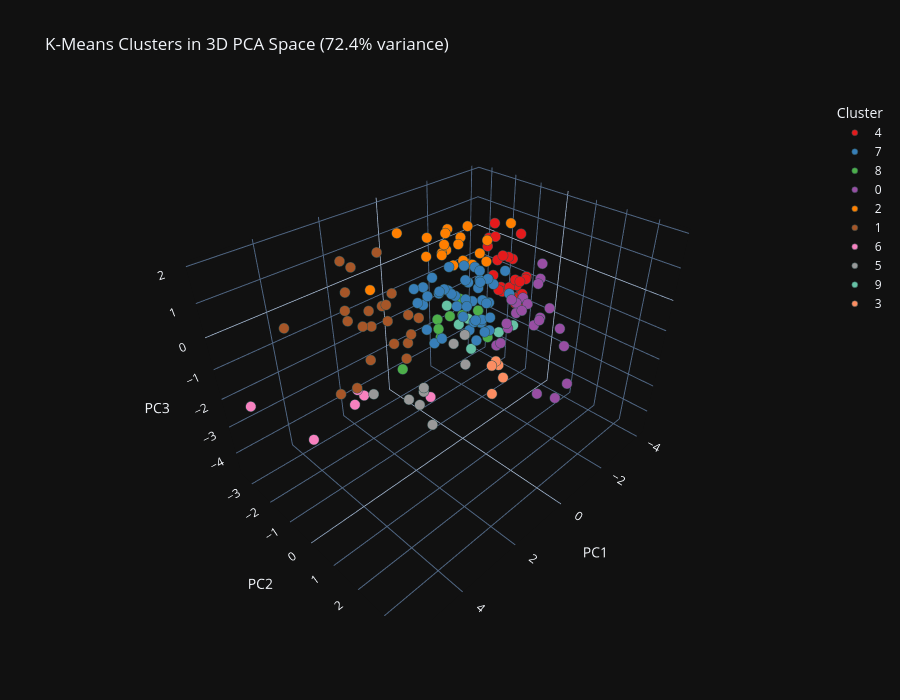

Notebook cell for this chart:
### Markdown cell above
### 5.3 Interactive 3D Visualization

### Code cell
# Create 3D interactive plot
print("CREATING 3D INTERACTIVE VISUALIZATION")
print("=" * 80)

pca_3d = PCA(n_components=3)
X_pca_3d = pca_3d.fit_transform(X_scaled)

df_plot_3d = pd.DataFrame({
    'PC1': X_pca_3d[:, 0],
    'PC2': X_pca_3d[:, 1],
    'PC3': X_pca_3d[:, 2],
    'Cluster': df_clean['cluster_kmeans'].astype(str),
    'Country': df_clean['country_name'],
    'PM25': df_clean['pm25_air_pollution'].round(2),
    'Energy': df_clean['energy_use_per_capita'].round(2),
    'GDP': df_clean['gdp_per_capita'].round(0),
    'Life_Expectancy': df_clean['life_expectancy'].round(1)
})

# Extended colors for up to 10 clusters
colors = ['#e41a1c', '#377eb8', '#4daf4a', '#984ea3', '#ff7f00',
          '#a65628', '#f781bf', '#999999', '#66c2a5', '#fc8d62']

fig = px.scatter_3d(df_plot_3d, x='PC1', y='PC2', z='PC3',
                    color='Cluster', hover_name='Country',
                    hover_data={
                        'PC1': ':.2f',
                        'PC2': ':.2f',
                        'PC3': ':.2f',
                        'PM25': True,
                        'Energy': True,
                        'GDP': True,
                        'Life_Expectancy': True,
                        'Cluster': True
                    },
                    title=f'K-Means Clusters in 3D PCA Space ({pca_3d.explained_variance_ratio_.sum()*100:.1f}% variance)',
                    labels={'Cluster': 'Cluster ID'},
                    color_discrete_sequence=colors)

fig.update_traces(marker=dict(size=6, line=dict(width=0.5, color='DarkSlateGrey')))
fig.update_layout(
    font=dict(size=12),
    height=700,
    legend=dict(title=dict(text='Cluster'))
)

fig.write_html('../data/processed/clusters_3d.html')
print("Saved: clusters_3d.html")
fig.show()

print(f"\nVariance explained by 3 PCs:")
print(f"  PC1: {pca_3d.explained_variance_ratio_[0]*100:.1f}%")
print(f"  PC2: {pca_3d.explained_variance_ratio_[1]*100:.1f}%")
print(f"  PC3: {pca_3d.explained_variance_ratio_[2]*100:.1f}%")
print(f"  Total: {pca_3d.explained_variance_ratio_.sum()*100:.1f}%")
print("\n3D visualization created")

### Figure 1 — Plotly figure (JSON) as saved in the notebook; plotly's stock layout.template omitted (floating-point values rounded to 4 significant figures; data arrays with more than 128 entries replaced by an {"elided": "..."} marker saying what was removed)
{"data": [{"customdata": {"elided": "34x5 mixed values"}, "hovertemplate": "<b>%{hovertext}</b><br><br>Cluster ID=%{customdata[4]}<br>PC1=%{x:.2f}<br>PC2=%{y:.2f}<br>PC3=%{z:.2f}<br>PM25=%{customdata[0]}<br>Energy=%{customdata[1]}<br>GDP=%{customdata[2]}<br>Life_Expectancy=%{customdata[3]}<extra></extra>", "hovertext": ["Africa Eastern and Southern", "Africa Western and Central", "Bangladesh", "Benin", "Burkina Faso", "Chad", "Cote d'Ivoire", "Eswatini", "Ethiopia", "Fragile and conflict affected situations", "Ghana", "Heavily indebted poor countries (HIPC)", "IDA blend", "IDA only", "IDA total", "India", "Kenya", "Least developed countries: UN classification", "Low income", "Niger", "Nigeria", "Pakistan", "Pre-demographic dividend", "Rwanda", "Senegal", "South Asia", "South Asia (IDA & IBRD)", "Sub-Saharan Africa", "Sub-Saharan Africa (IDA & IBRD countries)", "Sub-Saharan Africa (excluding high income)", "Sudan", "Tajikistan", "Togo", "Uganda"], "legendgroup": "4", "marker": {"color": "#e41a1c", "symbol": "circle", "line": {"color": "DarkSlateGrey", "width": 0.5}, "size": 6}, "mode": "markers", "name": "4", "scene": "scene", "showlegend": true, "x": [-1.881, -2.658, -2.228, -2.288, -3.195, -3.497, -2.821, -2.329, -2.008, -2.033, -2.062, -2.168, -2.252, -2.07, -2.212, -2.252, -2.2, -2.104, -2.244, -4.044, -3.128, -2.244, -2.31, -2.535, -2.097, -2.211, -2.211, -2.253, -2.253, -2.253, -2.545, -1.936, -2.825, -2.427], "y": [0.3686, -0.2923, -1.212, 0.08819, -0.433, -0.6404, -1.695, -0.06231, 0.09256, 0.1318, -0.15, 0.2634, 0.1396, 0.1536, 0.1343, -0.6345, -0.5777, 0.2217, -0.02745, -1.301, -0.9504, -0.9558, 0.09887, -1.233, 0.1133, -0.5318, -0.5318, 0.1098, 0.1098, 0.09793, -1.072, -0.4564, -0.8657, -1.093], "z": [0.2059, -0.9756, 0.6683, -0.6409, -0.5078, -0.6146, 0.5953, 1.393, 0.1101, -0.6683, -0.2519, -0.358, -0.4595, -0.4746, -0.8592, -0.5031, 0.585, -0.4486, -0.2069, -1.989, 0.02648, -0.2139, -0.5788, 1.3, -0.7159, -0.5999, -0.5999, -0.5212, -0.5212, -0.5077, 0.149, -0.4082, 0.226, 0.9502], "type": "scatter3d"}, {"customdata": {"elided": "47x5 mixed values"}, "hovertemplate": "<b>%{hovertext}</b><br><br>Cluster ID=%{customdata[4]}<br>PC1=%{x:.2f}<br>PC2=%{y:.2f}<br>PC3=%{z:.2f}<br>PM25=%{customdata[0]}<br>Energy=%{customdata[1]}<br>GDP=%{customdata[2]}<br>Life_Expectancy=%{customdata[3]}<extra></extra>", "hovertext": ["Albania", "Argentina", "Belarus", "Bosnia and Herzegovina", "Botswana", "Brazil", "Bulgaria", "Central Europe and the Baltics", "Chile", "Colombia", "Costa Rica", "Croatia", "Cuba", "Cyprus", "Czechia", "Dominican Republic", "Europe & Central Asia", "Europe & Central Asia (IDA & IBRD countries)", "Georgia", "Greece", "Guatemala", "Hungary", "Italy", "Latin America & Caribbean", "Latin America & Caribbean (excluding high income)", "Latin America & the Caribbean (IDA & IBRD countries)", "Latvia", "Lithuania", "Malaysia", "Mauritius", "Mexico", "Nicaragua", "North Macedonia", "Panama", "Paraguay", "Philippines", "Poland", "Portugal", "Romania", "Serbia", "Slovak Republic", "Spain", "Sri Lanka", "Thailand", "Turkiye", "Venezuela, RB", "Viet Nam"], "legendgroup": "7", "marker": {"color": "#377eb8", "symbol": "circle", "line": {"color": "DarkSlateGrey", "width": 0.5}, "size": 6}, "mode": "markers", "name": "7", "scene": "scene", "showlegend": true, "x": [0.08743, 0.8419, 0.6187, -0.1701, -0.471, 1.071, 0.5252, 0.5862, 1.387, 0.5327, 1.174, 0.6813, 0.2532, 1.53, 1.402, 0.001697, 1.351, 0.573, 0.01108, 1.279, -0.6762, 0.6392, 1.568, 0.5553, 0.5085, 0.5481, 1.044, 0.9089, 1.14, -0.3831, 0.152, -0.5291, -0.2233, 0.7922, 0.03832, -0.7809, 0.4881, 1.19, -0.1083, 0.1143, 0.7311, 1.718, -1.051, -0.09364, 0.72, 0.7519, -0.5983], "y": [0.1884, -0.7541, 0.6541, 0.4782, 0.09107, 1.691, 0.1394, 0.06093, 0.2313, 1.245, 1.474, 0.5855, -0.3624, 0.1054, -0.1562, 0.5352, 0.4795, 0.7197, 0.8763, -0.115, 0.4085, -0.6117, -0.1753, 1.083, 1.09, 1.094, 1.305, 0.1186, 1.49, -0.0183, 0.1452, 0.3357, 0.2687, 1.607, 0.5401, 0.1315, -0.1654, 0.2356, -0.1581, 0.1298, 0.4036, -0.1307, 0.4858, 0.1821, -0.276, 1.565, 1.041], "z": [0.8561, 0.6371, 0.5373, 0.3294, 0.6802, 0.4335, 0.6042, 0.6553, -0.4363, 0.8408, 0.7197, 0.226, 1.168, -0.008254, 0.5714, 0.9619, -0.1894, -0.1736, 0.494, 0.7913, 0.5974, 0.9025, 0.6873, 0.2086, 0.2785, 0.2123, 0.5377, 0.942, 0.1245, 1.061, 0.9298, 0.782, 0.6013, 0.6894, 1.307, 0.6079, 0.6339, 1.032, 1.15, 0.3296, 0.4842, 1.168, 0.8905, 0.2122, 0.5906, 0.2802, 0.5823], "type": "scatter3d"}, {"customdata": [[25.55, 1374.0, 3744.0, 73.3, "8"], [39.71, 1677.0, 5739.0, 70.7, "8"], [54.86, 805.3, 3511.0, 69.8, "8"], [32.29, 3253.0, 3202.0, 74.1, "8"], [38.18, 1143.0, 4295.0, 69.7, "8"], [28.77, 754.9, 4022.0, 75.6, "8"], [32.97, 1687.0, 6650.0, 72.4, "8"], [39.72, 1560.0, 4743.0, 69.9, "8"], [39.27, 1021.0, 2403.0, 69.0, "8"], [39.18, 1021.0, 2408.0, 69.1, "8"], [39.58, 5696.0, 16780.0, 77.8, "8"]], "hovertemplate": "<b>%{hovertext}</b><br><br>Cluster ID=%{customdata[4]}<br>PC1=%{x:.2f}<br>PC2=%{y:.2f}<br>PC3=%{z:.2f}<br>PM25=%{customdata[0]}<br>Energy=%{customdata[1]}<br>GDP=%{customdata[2]}<br>Life_Expectancy=%{customdata[3]}<extra></extra>", "hovertext": ["Algeria", "Arab World", "Egypt, Arab Rep.", "Iran, Islamic Rep.", "Iraq", "Jordan", "Libya", "Middle East, North Africa, Afghanistan & Pakistan", "Middle East, North Africa, Afghanistan & Pakistan (IDA & IBRD)", "Middle East, North Africa, Afghanistan & Pakistan (excluding high income)", "Oman"], "legendgroup": "8", "marker": {"color": "#4daf4a", "symbol": "circle", "line": {"color": "DarkSlateGrey", "width": 0.5}, "size": 6}, "mode": "markers", "name": "8", "scene": "scene", "showlegend": true, "x": [0.07735, -0.9576, -1.502, 0.2282, -0.6136, 0.571, 0.4074, -1.139, -1.298, -1.288, 1.397], "y": [-0.5049, -1.137, -0.438, -0.8584, -0.6743, -0.4596, -0.5467, -1.003, -0.6741, -0.6749, -1.116], "z": [-0.4837, -0.5862, -1.891, -0.6824, -0.8151, -0.6704, -1.07, -0.8323, -0.9478, -0.9459, -1.971], "type": "scatter3d"}, {"customdata": [[25.15, 397.6, 1759.0, 63.1, "0"], [22.88, 657.8, 3581.0, 62.9, "0"], [24.14, 516.1, 2082.0, 70.1, "0"], [39.81, 386.9, 1556.0, 61.7, "0"], [26.65, 372.1, 486.0, 60.4, "0"], [28.57, 586.7, 1994.0, 64.4, "0"], [16.66, 785.4, 5464.0, 72.0, "0"], [35.38, 1121.0, 5764.0, 62.1, "0"], [29.95, 2140.0, 6606.0, 67.1, "0"], [20.31, 544.6, 2308.0, 70.9, "0"], [17.88, 848.4, 3854.0, 68.8, "0"], [17.41, 795.4, 5299.0, 71.5, "0"], [22.32, 701.7, 2584.0, 68.3, "0"], [17.98, 1626.0, 7539.0, 75.9, "0"], [20.08, 342.9, 462.0, 61.4, "0"], [32.32, 420.4, 1490.0, 66.6, "0"], [45.72, 524.6, 1154.0, 69.1, "0"], [27.04, 666.7, 6133.0, 73.8, "0"], [27.31, 1688.0, 4755.0, 72.3, "0"], [25.08, 405.7, 1117.0, 66.8, "0"], [24.31, 759.0, 952.0, 63.4, "0"], [19.49, 373.6, 2060.0, 61.5, "0"]], "hovertemplate": "<b>%{hovertext}</b><br><br>Cluster ID=%{customdata[4]}<br>PC1=%{x:.2f}<br>PC2=%{y:.2f}<br>PC3=%{z:.2f}<br>PM25=%{customdata[0]}<br>Energy=%{customdata[1]}<br>GDP=%{customdata[2]}<br>Life_Expectancy=%{customdata[3]}<extra></extra>", "hovertext": ["Angola", "Bolivia", "Cambodia", "Cameroon", "Congo, Dem. Rep.", "Congo, Rep.", "Ecuador", "Equatorial Guinea", "Gabon", "Honduras", "Indonesia", "Jamaica", "Lao PDR", "Montenegro", "Mozambique", "Myanmar", "Nepal", "Peru", "Suriname", "Tanzania", "Zambia", "Zimbabwe"], "legendgroup": "0", "marker": {"color": "#984ea3", "symbol": "circle", "line": {"color": "DarkSlateGrey", "width": 0.5}, "size": 6}, "mode": "markers", "name": "0", "scene": "scene", "showlegend": true, "x": [-0.8728, -0.7096, -0.9937, -1.494, -1.412, -0.783, 0.1533, -0.2949, 0.7886, -0.3475, -0.3982, -0.2143, -0.6448, 0.7307, -1.917, -1.516, -0.9137, 0.5687, 0.6483, -1.515, -1.238, -1.655], "y": [1.461, 1.212, 1.203, 1.274, 2.202, 1.951, 1.619, 3.345, 3.213, 1.69, 1.469, 1.436, 2.893, 1.934, 1.066, 1.451, 0.8103, 1.667, 3.649, 1.28, 1.922, 1.237], "z": [0.3298, 0.3248, 0.3627, -0.6968, -0.3544, 0.0754, 0.2409, -0.998, -0.793, 0.4433, 0.2546, 0.7154, -0.2272, 0.06266, 1.003, -0.3781, -0.7384, -0.2111, -0.7587, 0.6202, 0.2385, 0.7056], "type": "scatter3d"}, {"customdata": [[30.58, 1233.0, 4269.0, 73.4, "2"], [21.73, 1537.0, 4230.0, 70.3, "2"], [20.03, 669.9, 3997.0, 70.2, "2"], [22.07, 1840.0, 5776.0, 73.6, "2"], [21.35, 398.4, 1290.0, 63.8, "2"], [20.03, 3388.0, 8782.0, 71.2, "2"], [24.38, 562.3, 1230.0, 71.8, "2"], [19.23, 1249.0, 5561.0, 76.3, "2"], [12.75, 301.8, 451.0, 62.7, "2"], [14.76, 1461.0, 4376.0, 69.9, "2"], [29.65, 1772.0, 4001.0, 71.3, "2"], [21.32, 575.7, 3268.0, 73.1, "2"], [19.99, 678.3, 3879.0, 64.1, "2"], [53.15, 7171.0, 24340.0, 77.6, "2"], [23.75, 2037.0, 5581.0, 65.2, "2"], [24.71, 509.6, 572.0, 71.9, "2"], [24.18, 896.5, 3549.0, 75.0, "2"], [19.6, 3396.0, 5973.0, 68.8, "2"], [14.9, 1933.0, 3710.0, 73.3, "2"], [10.57, 1532.0, 15760.0, 78.4, "2"], [31.96, 1351.0, 1978.0, 71.5, "2"]], "hovertemplate": "<b>%{hovertext}</b><br><br>Cluster ID=%{customdata[4]}<br>PC1=%{x:.2f}<br>PC2=%{y:.2f}<br>PC3=%{z:.2f}<br>PM25=%{customdata[0]}<br>Energy=%{customdata[1]}<br>GDP=%{customdata[2]}<br>Life_Expectancy=%{customdata[3]}<extra></extra>", "hovertext": ["Armenia", "Azerbaijan", "El Salvador", "Europe & Central Asia (excluding high income)", "Haiti", "Kazakhstan", "Kyrgyz Republic", "Lebanon", "Madagascar", "Moldova", "Mongolia", "Morocco", "Namibia", "Saudi Arabia", "South Africa", "Syrian Arab Republic", "Tunisia", "Turkmenistan", "Ukraine", "Uruguay", "Uzbekistan"], "legendgroup": "2", "marker": {"color": "#ff7f00", "symbol": "circle", "line": {"color": "DarkSlateGrey", "width": 0.5}, "size": 6}, "mode": "markers", "name": "2", "scene": "scene", "showlegend": true, "x": [-0.6674, -0.7475, -0.4355, -0.3839, -1.67, -0.5266, -1.475, 0.3336, -2.096, -1.231, -0.8042, -0.7586, -1.414, 0.6548, -1.181, -0.8973, -0.4671, -1.058, -0.2224, 0.9074, -1.205], "y": [-1.114, -0.8082, -0.1638, -1.29, -0.7439, -2.044, -0.8404, -1.155, -0.2638, -1.112, -1.535, -1.01, -0.5238, -3.357, -1.338, -1.666, -1.374, -1.744, -1.027, -1.649, -1.14], "z": [0.6214, 0.8501, 1.064, 0.975, 1.188, 1.215, 0.8162, 1.222, 1.722, 1.639, 0.9115, 1.275, 0.6861, -0.5356, 1.245, 1.355, 0.9779, 1.408, 1.433, 1.925, 0.5003], "type": "scatter3d"}, {"customdata": [[8.25, 5159.0, 51980.0, 83.2, "1"], [10.93, 3546.0, 48720.0, 81.2, "1"], [11.22, 4386.0, 45910.0, 80.7, "1"], [9.07, 2637.0, 60980.0, 81.6, "1"], [11.0, 2979.0, 38240.0, 81.5, "1"], [11.84, 2934.0, 34700.0, 80.4, "1"], [9.6, 3228.0, 39170.0, 82.2, "1"], [10.29, 3349.0, 47400.0, 81.0, "1"], [12.88, 4374.0, 40110.0, 79.2, "1"], [8.17, 2634.0, 86510.0, 82.5, "1"], [18.6, 2454.0, 44580.0, 82.6, "1"], [8.67, 5436.0, 116900.0, 82.1, "1"], [11.72, 1337.0, 31820.0, 82.1, "1"], [10.89, 3975.0, 53470.0, 81.4, "1"], [6.49, 3863.0, 42000.0, 82.3, "1"], [7.69, 6281.0, 61470.0, 77.4, "1"], [6.06, 5146.0, 68340.0, 83.2, "1"], [12.23, 3663.0, 38600.0, 79.0, "1"], [11.0, 4159.0, 44740.0, 80.1, "1"], [13.87, 5538.0, 61410.0, 83.5, "1"], [9.06, 2690.0, 85900.0, 83.0, "1"], [9.91, 2317.0, 40810.0, 80.3, "1"], [7.81, 6142.0, 63520.0, 77.0, "1"]], "hovertemplate": "<b>%{hovertext}</b><br><br>Cluster ID=%{customdata[4]}<br>PC1=%{x:.2f}<br>PC2=%{y:.2f}<br>PC3=%{z:.2f}<br>PM25=%{customdata[0]}<br>Energy=%{customdata[1]}<br>GDP=%{customdata[2]}<br>Life_Expectancy=%{customdata[3]}<extra></extra>", "hovertext": ["Australia", "Austria", "Belgium", "Denmark", "Euro area", "European Union", "France", "Germany", "High income", "Ireland", "Israel", "Luxembourg", "Malta", "Netherlands", "New Zealand", "North America", "Norway", "OECD members", "Post-demographic dividend", "Singapore", "Switzerland", "United Kingdom", "United States"], "legendgroup": "1", "marker": {"color": "#a65628", "symbol": "circle", "line": {"color": "DarkSlateGrey", "width": 0.5}, "size": 6}, "mode": "markers", "name": "1", "scene": "scene", "showlegend": true, "x": [3.005, 2.383, 2.543, 2.446, 2.038, 1.818, 2.087, 2.335, 2.233, 2.528, 2.392, 4.68, 2.043, 2.685, 2.666, 3.191, 3.958, 2.012, 2.37, 4.05, 3.428, 1.599, 2.92], "y": [-1.339, 0.4648, -0.9619, -1.699, -0.01414, 0.1297, -0.5561, -0.5023, 0.07337, -2.036, -1.1, -1.474, -1.043, -1.717, -0.05908, -0.1747, 0.231, -0.1042, -0.2319, -0.3624, -0.6402, -1.675, -0.7551], "z": [0.5714, 0.4041, 0.5319, 1.464, 0.604, 0.4848, 1.022, 0.8138, -0.5888, 1.544, -0.06036, 0.74, 0.434, 0.8268, 0.6771, -0.2803, -0.5159, -0.2928, -0.2097, -0.9841, 0.7545, 1.6, 0.3238], "type": "scatter3d"}, {"customdata": [[58.5, 10830.0, 24340.0, 78.7, "6"], [5.11, 16080.0, 60130.0, 83.1, "6"], [53.72, 8872.0, 25240.0, 78.8, "6"], [75.66, 14870.0, 51680.0, 80.4, "6"], [25.6, 10740.0, 15280.0, 72.6, "6"], [36.31, 8154.0, 37990.0, 81.9, "6"]], "hovertemplate": "<b>%{hovertext}</b><br><br>Cluster ID=%{customdata[4]}<br>PC1=%{x:.2f}<br>PC2=%{y:.2f}<br>PC3=%{z:.2f}<br>PM25=%{customdata[0]}<br>Energy=%{customdata[1]}<br>GDP=%{customdata[2]}<br>Life_Expectancy=%{customdata[3]}<extra></extra>", "hovertext": ["Bahrain", "Iceland", "Kuwait", "Qatar", "Trinidad and Tobago", "United Arab Emirates"], "legendgroup": "6", "marker": {"color": "#f781bf", "symbol": "circle", "line": {"color": "DarkSlateGrey", "width": 0.5}, "size": 6}, "mode": "markers", "name": "6", "scene": "scene", "showlegend": true, "x": [2.448, 5.483, 2.278, 3.499, 1.774, 2.804], "y": [-2.186, -2.501, -1.905, -3.098, 0.454, -1.451], "z": [-3.305, -1.793, -2.888, -4.638, -1.898, -2.145], "type": "scatter3d"}, {"customdata": [[7.6, 9176.0, 26830.0, 75.1, "5"], [6.57, 7495.0, 43540.0, 81.5, "5"], [6.15, 3368.0, 23930.0, 78.6, "5"], [4.9, 5739.0, 48830.0, 81.9, "5"], [12.84, 3047.0, 40030.0, 84.6, "5"], [25.94, 5196.0, 33650.0, 83.4, "5"], [11.27, 5045.0, 10110.0, 71.3, "5"], [14.29, 3069.0, 25390.0, 80.5, "5"], [5.64, 4285.0, 52570.0, 82.4, "5"]], "hovertemplate": "<b>%{hovertext}</b><br><br>Cluster ID=%{customdata[4]}<br>PC1=%{x:.2f}<br>PC2=%{y:.2f}<br>PC3=%{z:.2f}<br>PM25=%{customdata[0]}<br>Energy=%{customdata[1]}<br>GDP=%{customdata[2]}<br>Life_Expectancy=%{customdata[3]}<extra></extra>", "hovertext": ["Brunei Darussalam", "Canada", "Estonia", "Finland", "Japan", "Korea, Rep.", "Russian Federation", "Slovenia", "Sweden"], "legendgroup": "5", "marker": {"color": "#999999", "symbol": "circle", "line": {"color": "DarkSlateGrey", "width": 0.5}, "size": 6}, "mode": "markers", "name": "5", "scene": "scene", "showlegend": true, "x": [3.115, 3.609, 1.9, 3.498, 3.158, 2.676, 1.411, 1.43, 3.667], "y": [1.952, 0.3962, 1.446, 1.955, 1.729, 1.187, 1.385, 1.364, 1.784], "z": [-1.136, -0.8067, 0.3644, -0.3037, -0.126, -0.8073, -0.525, 0.3661, -0.1516], "type": "scatter3d"}, {"customdata": [[34.81, 2466.0, 10630.0, 78.0, "9"], [37.42, 862.4, 3187.0, 69.9, "9"], [28.88, 2178.0, 11640.0, 76.5, "9"], [30.41, 1987.0, 8485.0, 75.7, "9"], [30.4, 1972.0, 8391.0, 75.7, "9"], [28.24, 2379.0, 9874.0, 76.7, "9"], [42.91, 570.6, 2122.0, 68.0, "9"], [27.45, 1996.0, 8346.0, 75.2, "9"]], "hovertemplate": "<b>%{hovertext}</b><br><br>Cluster ID=%{customdata[4]}<br>PC1=%{x:.2f}<br>PC2=%{y:.2f}<br>PC3=%{z:.2f}<br>PM25=%{customdata[0]}<br>Energy=%{customdata[1]}<br>GDP=%{customdata[2]}<br>Life_Expectancy=%{customdata[3]}<extra></extra>", "hovertext": ["China", "Early-demographic dividend", "East Asia & Pacific", "East Asia & Pacific (IDA & IBRD countries)", "East Asia & Pacific (excluding high income)", "Late-demographic dividend", "Lower middle income", "Upper middle income"], "legendgroup": "9", "marker": {"color": "#66c2a5", "symbol": "circle", "line": {"color": "DarkSlateGrey", "width": 0.5}, "size": 6}, "mode": "markers", "name": "9", "scene": "scene", "showlegend": true, "x": [-0.1559, -1.636, -0.1392, -0.3805, -0.386, 0.1759, -2.065, -0.1624], "y": [-0.8614, -0.1135, -0.3621, -0.2237, -0.2098, 0.4293, 0.0861, -0.1076], "z": [-0.3837, -1.621, -0.7922, -0.6436, -0.6585, -1.1, -1.475, -1.026], "type": "scatter3d"}, {"customdata": [[32.96, 1585.0, 6192.0, 73.3, "3"], [34.53, 1290.0, 4924.0, 70.7, "3"], [35.52, 1201.0, 4733.0, 70.7, "3"], [35.43, 1265.0, 5135.0, 71.5, "3"], [31.32, 1761.0, 10940.0, 72.2, "3"]], "hovertemplate": "<b>%{hovertext}</b><br><br>Cluster ID=%{customdata[4]}<br>PC1=%{x:.2f}<br>PC2=%{y:.2f}<br>PC3=%{z:.2f}<br>PM25=%{customdata[0]}<br>Energy=%{customdata[1]}<br>GDP=%{customdata[2]}<br>Life_Expectancy=%{customdata[3]}<extra></extra>", "hovertext": ["IBRD only", "IDA & IBRD total", "Low & middle income", "Middle income", "World"], "legendgroup": "3", "marker": {"color": "#fc8d62", "symbol": "circle", "line": {"color": "DarkSlateGrey", "width": 0.5}, "size": 6}, "mode": "markers", "name": "3", "scene": "scene", "showlegend": true, "x": [-0.8938, -1.508, -1.611, -1.434, -1.13], "y": [0.3006, 0.2649, -0.03073, 0.001113, 0.1626], "z": [-2.292, -3.082, -2.801, -2.546, -3.576], "type": "scatter3d"}], "layout": {"scene": {"domain": {"x": [0.0, 1.0], "y": [0.0, 1.0]}, "xaxis": {"title": {"text": "PC1"}}, "yaxis": {"title": {"text": "PC2"}}, "zaxis": {"title": {"text": "PC3"}}}, "legend": {"title": {"text": "Cluster"}, "tracegroupgap": 0}, "title": {"text": "K-Means Clusters in 3D PCA Space (72.4% variance)"}, "font": {"size": 12}, "height": 700}}
